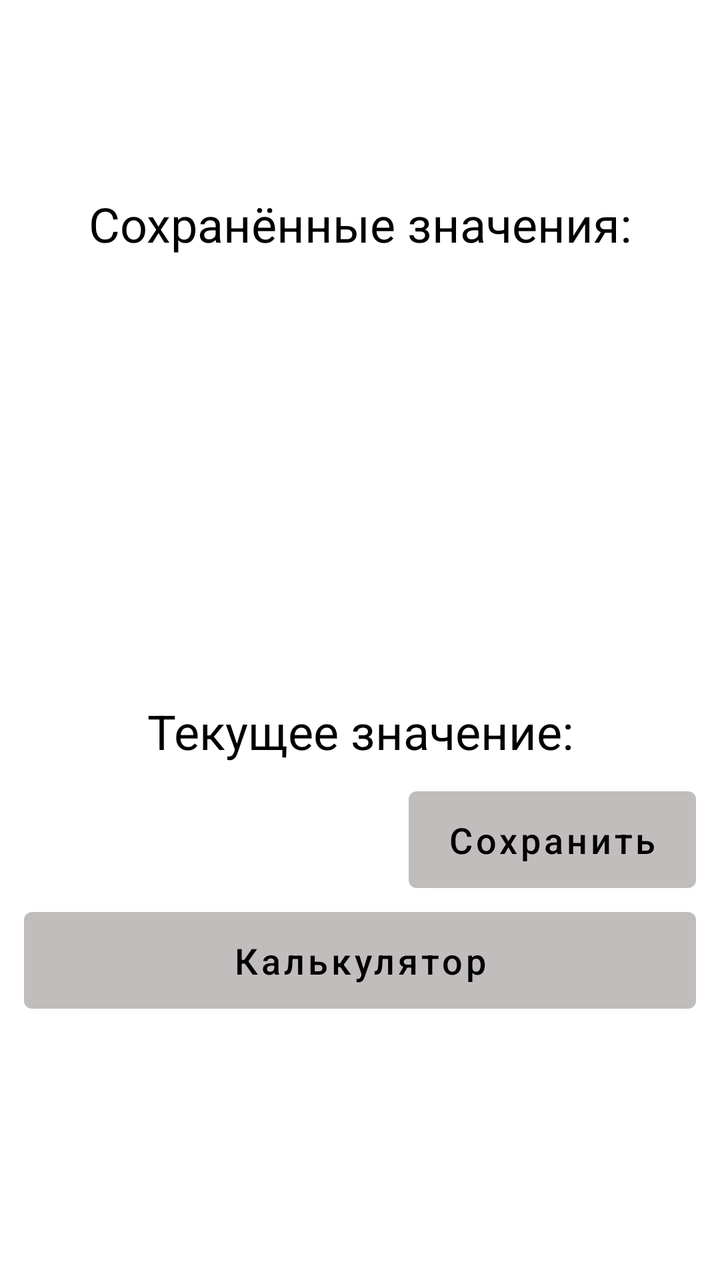
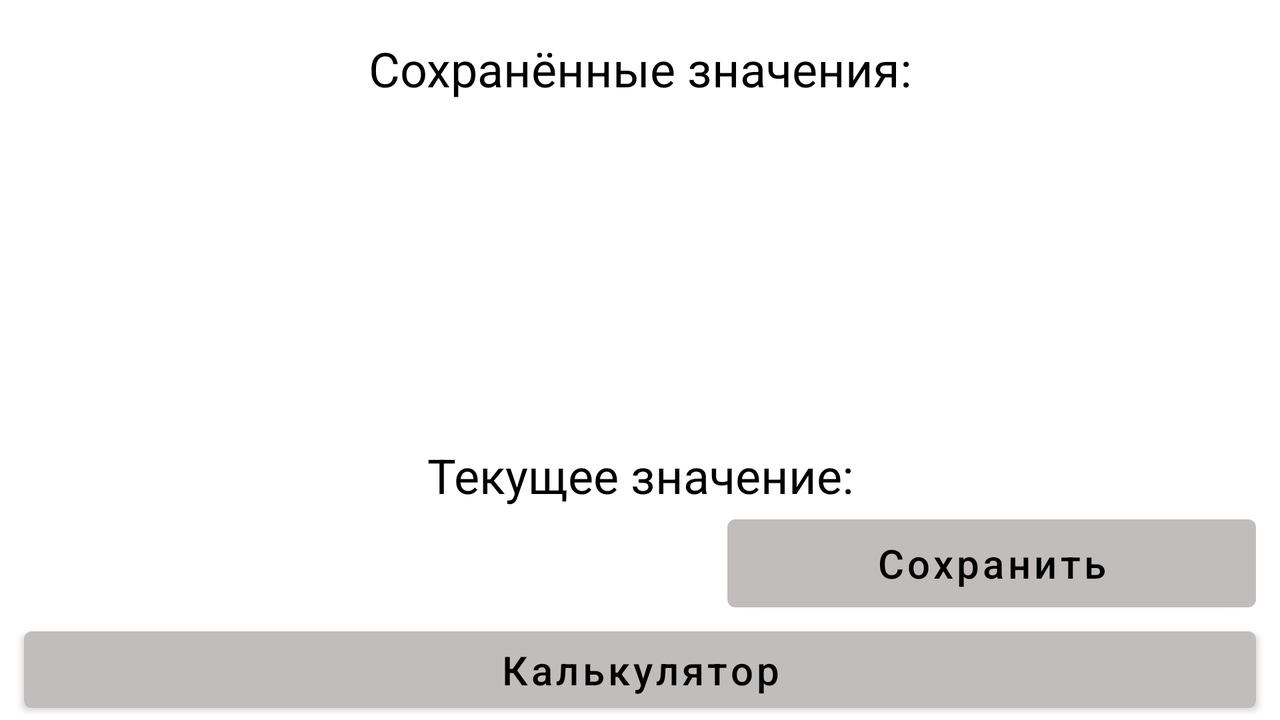

The same Android screen from two of the app's own layout files: first res/layout/ as a phone draws it, then the author's variant for another configuration, drawn on a device whose configuration selects that folder. Both files follow.
<!-- AndroidManifest.xml: application theme Theme.Calculator3 -->
<!-- res/layout/activity_main.xml -->
<?xml version="1.0" encoding="utf-8"?>
<androidx.constraintlayout.widget.ConstraintLayout xmlns:android="http://schemas.android.com/apk/res/android"
    xmlns:app="http://schemas.android.com/apk/res-auto"
    android:layout_width="match_parent"
    android:layout_height="match_parent">

    <TextView
        android:layout_width="wrap_content"
        android:layout_height="wrap_content"
        android:text="@string/saved_values_label"
        android:textColor="@color/black"
        android:textSize="@dimen/activity_main_text_size"
        app:layout_constraintBottom_toTopOf="@id/guideline"
        app:layout_constraintEnd_toEndOf="parent"
        app:layout_constraintStart_toStartOf="parent" />

    <ScrollView
        android:layout_width="wrap_content"
        android:layout_height="0dp"
        app:layout_constraintBottom_toTopOf="@id/currentValueText"
        app:layout_constraintEnd_toEndOf="parent"
        app:layout_constraintStart_toStartOf="parent"
        app:layout_constraintTop_toTopOf="@id/guideline">

        <TextView
            android:id="@+id/savedValueText"
            style="@style/SavedValues"
            android:layout_width="wrap_content"
            android:layout_height="0dp"
            android:gravity="top" />
    </ScrollView>

    <TextView
        android:id="@+id/currentValueText"
        android:layout_width="wrap_content"
        android:layout_height="wrap_content"
        android:text="@string/current_value_label"
        android:textColor="@color/black"
        android:textSize="@dimen/activity_main_text_size"
        app:layout_constraintEnd_toEndOf="parent"
        app:layout_constraintStart_toStartOf="parent"
        app:layout_constraintTop_toBottomOf="@id/guideline2" />

    <TextView
        android:id="@+id/currentValueResult"
        android:layout_width="0dp"
        android:layout_height="wrap_content"
        android:layout_marginStart="@dimen/current_value_result_start_margin"
        android:layout_marginTop="@dimen/current_value_result_top_margin"
        android:layout_marginBottom="@dimen/current_value_result_bottom_margin"
        android:gravity="center"
        android:textColor="@color/black"
        android:textSize="@dimen/activity_main_text_size"
        app:layout_constraintBottom_toBottomOf="@id/saveButton"
        app:layout_constraintEnd_toStartOf="@id/saveButton"
        app:layout_constraintStart_toStartOf="parent"
        app:layout_constraintTop_toBottomOf="@id/currentValueText" />

    <com.google.android.material.button.MaterialButton
        android:id="@+id/saveButton"
        style="@style/ActivityMainButtons"
        android:layout_width="0dp"
        android:layout_height="wrap_content"
        android:layout_marginTop="@dimen/save_button_top_margin"
        android:layout_marginEnd="@dimen/save_button_end_margin"
        android:padding="@dimen/save_button_padding"
        android:text="@string/save_button_label"
        app:layout_constraintEnd_toEndOf="parent"
        app:layout_constraintStart_toEndOf="@id/guideline3"
        app:layout_constraintTop_toBottomOf="@id/currentValueText" />

    <com.google.android.material.button.MaterialButton
        android:id="@+id/calculatorButton"
        style="@style/ActivityMainButtons"
        android:layout_width="0dp"
        android:layout_height="wrap_content"
        android:layout_marginHorizontal="@dimen/calculator_button_horizontal_margin"
        android:layout_marginTop="@dimen/calculator_button_top_margin"
        android:padding="@dimen/calculator_button_padding"
        android:text="@string/calculator_button_label"
        app:layout_constraintEnd_toEndOf="parent"
        app:layout_constraintStart_toStartOf="parent"
        app:layout_constraintTop_toBottomOf="@id/saveButton" />

    <androidx.constraintlayout.widget.Guideline
        android:id="@+id/guideline"
        android:layout_width="wrap_content"
        android:layout_height="wrap_content"
        android:orientation="horizontal"
        app:layout_constraintGuide_percent="0.2" />

    <androidx.constraintlayout.widget.Guideline
        android:id="@+id/guideline2"
        android:layout_width="wrap_content"
        android:layout_height="wrap_content"
        android:orientation="horizontal"
        app:layout_constraintGuide_percent="0.546" />

    <androidx.constraintlayout.widget.Guideline
        android:id="@+id/guideline3"
        android:layout_width="wrap_content"
        android:layout_height="wrap_content"
        android:orientation="vertical"
        app:layout_constraintGuide_percent="0.568" />
</androidx.constraintlayout.widget.ConstraintLayout>
<!-- resources referenced by this layout -->
<resources>
  <color name="black">#FF000000</color>
  <dimen name="activity_main_text_size">24sp</dimen>
  <dimen name="calculator_button_horizontal_margin">12dp</dimen>
  <dimen name="calculator_button_padding">12dp</dimen>
  <dimen name="current_value_result_bottom_margin">8dp</dimen>
  <dimen name="current_value_result_start_margin">32dp</dimen>
  <dimen name="current_value_result_top_margin">8dp</dimen>
  <dimen name="save_button_end_margin">12dp</dimen>
  <dimen name="save_button_padding">12dp</dimen>
  <dimen name="save_button_top_margin">8dp</dimen>
  <string name="calculator_button_label">Калькулятор</string>
  <string name="current_value_label">Текущее значение:</string>
  <string name="save_button_label">Сохранить</string>
  <string name="saved_values_label">Сохранённые значения:</string>
  <style name="ActivityMainButtons">
          <item name="android:textAllCaps">false</item>
          <item name="android:textColor">@color/black</item>
          <item name="android:textSize">@dimen/activity_main_text_size_for_buttons</item>
          <item name="backgroundTint">@color/grey</item>
      </style>
  <style name="SavedValues">
          <item name="android:textColor">@color/black</item>
          <item name="android:textSize">@dimen/activity_main_text_size</item>
      </style>
  <style name="Theme.Calculator3" parent="Theme.MaterialComponents.DayNight.NoActionBar">
          
          <item name="colorPrimary">@color/purple_500</item>
          <item name="colorPrimaryVariant">@color/purple_700</item>
          <item name="colorOnPrimary">@color/white</item>
          
          <item name="colorSecondary">@color/teal_200</item>
          <item name="colorSecondaryVariant">@color/teal_700</item>
          <item name="colorOnSecondary">@color/black</item>
          
          <item name="android:statusBarColor" tools:targetApi="l">?attr/colorPrimaryVariant</item>
          
      </style>
  <dimen name="activity_main_text_size_for_buttons">18sp</dimen>
  <color name="grey">#C1BDBD</color>
  <color name="purple_500">#FF6200EE</color>
  <color name="purple_700">#FF3700B3</color>
  <color name="white">#FFFFFFFF</color>
  <color name="teal_200">#FF03DAC5</color>
  <color name="teal_700">#FF018786</color>
</resources>
<!-- res/layout-land/activity_main.xml (the author's variant of the layout above) -->
<!-- drawn on the phone turned sideways -->
<?xml version="1.0" encoding="utf-8"?>
<androidx.constraintlayout.widget.ConstraintLayout xmlns:android="http://schemas.android.com/apk/res/android"
    xmlns:app="http://schemas.android.com/apk/res-auto"
    android:layout_width="match_parent"
    android:layout_height="match_parent">

    <TextView
        android:layout_width="wrap_content"
        android:layout_height="wrap_content"
        android:text="@string/saved_values_label"
        android:textColor="@color/black"
        android:textSize="@dimen/activity_main_text_size_landscape"
        app:layout_constraintBottom_toTopOf="@id/guideline"
        app:layout_constraintEnd_toEndOf="parent"
        app:layout_constraintStart_toStartOf="parent" />

    <ScrollView
        android:layout_width="wrap_content"
        android:layout_height="0dp"
        app:layout_constraintBottom_toTopOf="@id/currentValueText"
        app:layout_constraintEnd_toEndOf="parent"
        app:layout_constraintStart_toStartOf="parent"
        app:layout_constraintTop_toBottomOf="@id/guideline">

        <TextView
            android:id="@+id/savedValueText"
            style="@style/SavedValues"
            android:layout_width="wrap_content"
            android:layout_height="0dp"
            android:gravity="top" />
    </ScrollView>

    <TextView
        android:id="@+id/currentValueText"
        android:layout_width="wrap_content"
        android:layout_height="wrap_content"
        android:layout_marginTop="@dimen/current_value_top_margin_landscape"
        android:text="@string/current_value_label"
        android:textColor="@color/black"
        android:textSize="@dimen/activity_main_text_size_landscape"
        app:layout_constraintEnd_toEndOf="parent"
        app:layout_constraintStart_toStartOf="parent"
        app:layout_constraintTop_toBottomOf="@id/guideline2" />

    <TextView
        android:id="@+id/currentValueResult"
        android:layout_width="0dp"
        android:layout_height="wrap_content"
        android:layout_marginStart="@dimen/current_value_result_start_margin"
        android:layout_marginTop="@dimen/current_value_result_top_margin_landscape"
        android:gravity="end"
        android:paddingEnd="@dimen/current_value_result_padding_end"
        android:textColor="@color/black"
        android:textSize="@dimen/activity_main_text_size_landscape"
        app:layout_constraintEnd_toStartOf="@id/saveButton"
        app:layout_constraintStart_toStartOf="parent"
        app:layout_constraintTop_toBottomOf="@id/currentValueText" />

    <com.google.android.material.button.MaterialButton
        android:id="@+id/saveButton"
        style="@style/ActivityMainButtonsLandscape"
        android:layout_width="0dp"
        android:layout_height="0dp"
        android:layout_marginEnd="@dimen/save_button_end_margin"
        android:text="@string/save_button_label"
        app:layout_constraintBottom_toTopOf="@id/calculatorButton"
        app:layout_constraintEnd_toEndOf="parent"
        app:layout_constraintStart_toEndOf="@id/guideline3"
        app:layout_constraintTop_toBottomOf="@id/currentValueText" />

    <com.google.android.material.button.MaterialButton
        android:id="@+id/calculatorButton"
        style="@style/ActivityMainButtonsLandscape"
        android:layout_width="0dp"
        android:layout_height="0dp"
        android:layout_marginHorizontal="@dimen/calculator_button_horizontal_margin"
        android:text="@string/calculator_label"
        app:layout_constraintBottom_toBottomOf="parent"
        app:layout_constraintEnd_toEndOf="parent"
        app:layout_constraintHeight_percent="0.14"
        app:layout_constraintStart_toStartOf="parent"
        app:layout_constraintTop_toBottomOf="@id/saveButton" />

    <androidx.constraintlayout.widget.Guideline
        android:id="@+id/guideline"
        android:layout_width="wrap_content"
        android:layout_height="wrap_content"
        android:orientation="horizontal"
        app:layout_constraintGuide_percent="0.14" />

    <androidx.constraintlayout.widget.Guideline
        android:id="@+id/guideline2"
        android:layout_width="wrap_content"
        android:layout_height="wrap_content"
        android:orientation="horizontal"
        app:layout_constraintGuide_percent="0.57" />

    <androidx.constraintlayout.widget.Guideline
        android:id="@+id/guideline3"
        android:layout_width="wrap_content"
        android:layout_height="wrap_content"
        android:orientation="vertical"
        app:layout_constraintGuide_percent="0.568" />
</androidx.constraintlayout.widget.ConstraintLayout>
<!-- resources referenced by the variant -->
<!-- as the phone turned sideways resolves them -->
<resources>
  <color name="black">#FF000000</color>
  <dimen name="activity_main_text_size_landscape">24sp</dimen>
  <dimen name="calculator_button_horizontal_margin">12dp</dimen>
  <dimen name="current_value_result_padding_end">8dp</dimen>
  <dimen name="current_value_result_start_margin">32dp</dimen>
  <dimen name="current_value_result_top_margin_landscape">16dp</dimen>
  <dimen name="current_value_top_margin_landscape">16dp</dimen>
  <dimen name="save_button_end_margin">12dp</dimen>
  <string name="calculator_label">Калькулятор</string>
  <string name="current_value_label">Текущее значение:</string>
  <string name="save_button_label">Сохранить</string>
  <string name="saved_values_label">Сохранённые значения:</string>
  <style name="ActivityMainButtonsLandscape">
          <item name="android:textAllCaps">false</item>
          <item name="android:textColor">@color/black</item>
          <item name="android:textSize">@dimen/activity_main_text_size_for_buttons_landscape</item>
          <item name="backgroundTint">@color/grey</item>
      </style>
  <style name="SavedValues">
          <item name="android:textColor">@color/black</item>
          <item name="android:textSize">@dimen/activity_main_text_size</item>
      </style>
  <style name="Theme.Calculator3" parent="Theme.MaterialComponents.DayNight.NoActionBar">
          
          <item name="colorPrimary">@color/purple_500</item>
          <item name="colorPrimaryVariant">@color/purple_700</item>
          <item name="colorOnPrimary">@color/white</item>
          
          <item name="colorSecondary">@color/teal_200</item>
          <item name="colorSecondaryVariant">@color/teal_700</item>
          <item name="colorOnSecondary">@color/black</item>
          
          <item name="android:statusBarColor" tools:targetApi="l">?attr/colorPrimaryVariant</item>
          
      </style>
  <dimen name="activity_main_text_size_for_buttons_landscape">20sp</dimen>
  <color name="grey">#C1BDBD</color>
  <dimen name="activity_main_text_size">24sp</dimen>
  <color name="purple_500">#FF6200EE</color>
  <color name="purple_700">#FF3700B3</color>
  <color name="white">#FFFFFFFF</color>
  <color name="teal_200">#FF03DAC5</color>
  <color name="teal_700">#FF018786</color>
</resources>
